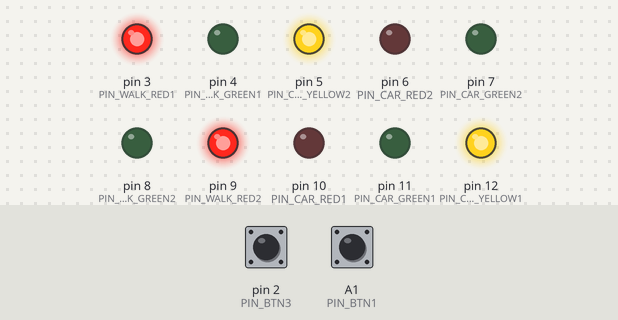
A sketch run on a simulated Arduino Nano, built with avr-gcc and run on an emulated ATmega328P. Parts: output pins drawn as LEDs (lit = HIGH). The inputs (shaded band) are chosen by the test bench; at power-on: pin 2 (PIN_BTN3) HIGH, A1 (PIN_BTN1) HIGH.

Above: at 1.2 s.
1.3 s: pin 2 (PIN_BTN3) pulled LOW for 0.15 s
At 2.4 s:
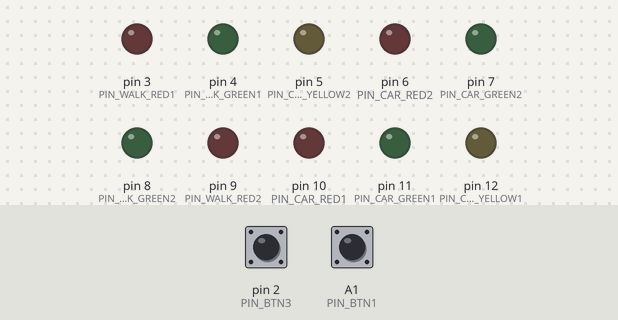
4.4 s: pin 2 (PIN_BTN3) pulled LOW for 0.15 s
At 7.4 s:
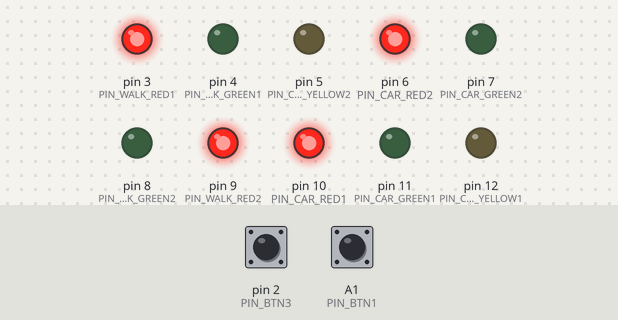
10.5 s: pin 2 (PIN_BTN3) pulsed LOW 2 times (0.12 s each, 0.3 s apart)
At 14.4 s:
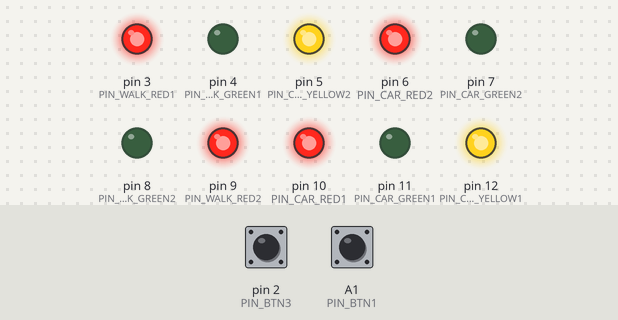
Timing chart, 0 to 20.1 s (numbered marks = the images above; inputs shaded):
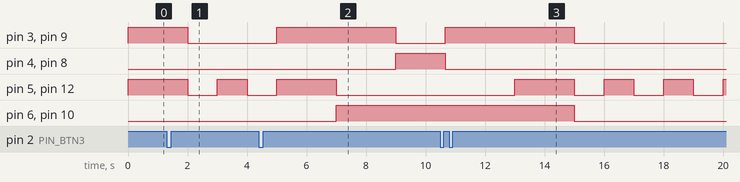

Measured:
- after the input at 1.3 s, pin 3 (PIN_WALK_RED1), pin 9 (PIN_WALK_RED2): HIGH → LOW after 0.70 s instead of 2.7 s; pin 4 (PIN_WALK_GREEN1), pin 8 (PIN_WALK_GREEN2): stays LOW (without the input it goes to HIGH after 2.7 s); pin 6 (PIN_CAR_RED2), pin 10 (PIN_CAR_RED1): stays LOW (without the input it goes to HIGH after 0.70 s)
- after the input at 4.4 s, pin 3 (PIN_WALK_RED1), pin 9 (PIN_WALK_RED2): LOW → HIGH after 0.60 s, → LOW 4.0 s later; pin 4 (PIN_WALK_GREEN1), pin 8 (PIN_WALK_GREEN2): LOW → HIGH after 4.6 s; pin 6 (PIN_CAR_RED2), pin 10 (PIN_CAR_RED1): LOW → HIGH after 2.6 s
- after the input at 10.5 s, pin 3 (PIN_WALK_RED1): LOW → HIGH after 0.17 s instead of 3.5 s; pin 4 (PIN_WALK_GREEN1): HIGH → LOW after 0.17 s instead of 3.5 s
- by itself, pin 5 (PIN_CAR_YELLOW2), pin 12 (PIN_CAR_YELLOW1): repeats every 2.0 s: LOW 1.0 s, HIGH 1.0 s

The sketch:

trafficlights.ino
```cpp
// (licence header left out)
#include <OneButton.h>
#include <TaskScheduler.h>

#define PIN_BTN1 A1
#define PIN_BTN2 A2
#define PIN_BTN3 2

#define PIN_CAR_RED1 10
#define PIN_CAR_YELLOW1 12
#define PIN_CAR_GREEN1 11

#define PIN_CAR_RED2 6
#define PIN_CAR_YELLOW2 5
#define PIN_CAR_GREEN2 7

#define PIN_WALK_RED1 3
#define PIN_WALK_GREEN1 4

#define PIN_WALK_RED2 9
#define PIN_WALK_GREEN2 8


#define SIG_CAR_RED 0b00100
#define SIG_CAR_YELLOW 0b00010
#define SIG_CAR_GREEN 0b00001
#define SIG_WALK_RED 0b10000
#define SIG_WALK_GREEN 0b01000

#define SIG_SPEEDUP 0b00100000
#define SIG_TURNOFF 0b01000000
#define SIG_WALK    0b10000000


void keep_me_here() {}

Scheduler scheduler;
Task signalTask(1000, TASK_FOREVER, &signalWorkCb, &scheduler,  true);
uint8_t signalPos;
uint8_t signalRepeats;
uint8_t signalCurrent;
bool signalTurnOffFlag;
OneButton buttonWalk(PIN_BTN1, true);
OneButton buttonTurnOff(PIN_BTN3, true);


const uint8_t signalProgram[] PROGMEM = {
  SIG_WALK_RED | SIG_CAR_YELLOW | SIG_TURNOFF, 2,
  SIG_WALK_RED | SIG_CAR_RED, 2,
  SIG_WALK_GREEN | SIG_CAR_RED | SIG_SPEEDUP, 5 ,
  SIG_WALK_RED | SIG_CAR_RED, 2,
  SIG_WALK_RED | SIG_CAR_RED | SIG_CAR_YELLOW | SIG_TURNOFF, 2,
  SIG_WALK_RED | SIG_CAR_GREEN | SIG_SPEEDUP | SIG_WALK, 20,

  0, 0
};


void signalSet(const uint8_t s) {
  digitalWrite(PIN_WALK_RED1, s & SIG_WALK_RED);
  digitalWrite(PIN_WALK_RED2, s & SIG_WALK_RED);

  digitalWrite(PIN_WALK_GREEN1, s & SIG_WALK_GREEN);
  digitalWrite(PIN_WALK_GREEN2, s & SIG_WALK_GREEN);

  digitalWrite(PIN_CAR_RED1, s & SIG_CAR_RED);
  digitalWrite(PIN_CAR_RED2, s & SIG_CAR_RED);

  digitalWrite(PIN_CAR_YELLOW1, s & SIG_CAR_YELLOW);
  digitalWrite(PIN_CAR_YELLOW2, s & SIG_CAR_YELLOW);

  digitalWrite(PIN_CAR_GREEN1, s & SIG_CAR_GREEN);
  digitalWrite(PIN_CAR_GREEN2, s & SIG_CAR_GREEN);
}

void signalAdvance() {
  if (signalTurnOffFlag && (signalCurrent & SIG_TURNOFF)) {
    signalTurnOffFlag = false;
    signalCurrent = 0;
    signalTask.setCallback(signalBlinkCb);
    signalTask.enable();
    return;
  }
  signalPos++;

  signalCurrent = pgm_read_byte(signalProgram + signalPos * 2);
  signalRepeats = pgm_read_byte(signalProgram + signalPos * 2 + 1);

  signalSet(signalCurrent);
  if (signalRepeats == 0) {
    signalPos = 0xff;
    signalAdvance();
  }
}

void signalWorkCb() {
  if (signalRepeats == 0) {
    signalAdvance();
  }
  signalRepeats--;
}

void signalBlinkCb() {
  signalSet(signalTask.getRunCounter() & 1 ? 0 : SIG_CAR_YELLOW);
  if (signalTurnOffFlag) {
    signalTurnOffFlag = false;
    signalRepeats = 0;
    signalPos = 0xff;
    signalTask.setCallback(signalWorkCb);
    signalTask.enable();
  }
}

void buttonWalkClick() {
  if (signalCurrent & SIG_WALK) {
    signalAdvance();
  }
}

void buttonTurnOffClick() {
  signalTurnOffFlag = true;
  if (signalCurrent & SIG_SPEEDUP) {
    signalAdvance();
  }
}

void setup() {
  signalPos = 0;

  pinMode(PIN_WALK_RED1, OUTPUT);
  pinMode(PIN_WALK_RED2, OUTPUT);
  pinMode(PIN_WALK_GREEN1, OUTPUT);
  pinMode(PIN_WALK_GREEN2, OUTPUT);
  pinMode(PIN_CAR_RED1, OUTPUT);
  pinMode(PIN_CAR_RED2, OUTPUT);
  pinMode(PIN_CAR_YELLOW1, OUTPUT);
  pinMode(PIN_CAR_YELLOW2, OUTPUT);
  pinMode(PIN_CAR_GREEN1, OUTPUT);
  pinMode(PIN_CAR_GREEN2, OUTPUT);

  buttonWalk.attachClick(buttonWalkClick);
  buttonTurnOff.attachClick(buttonTurnOffClick);

  signalPos = 0xff;
  signalAdvance();
}

void loop() {
  buttonWalk.tick();
  buttonTurnOff.tick();
  scheduler.execute();
}
```
